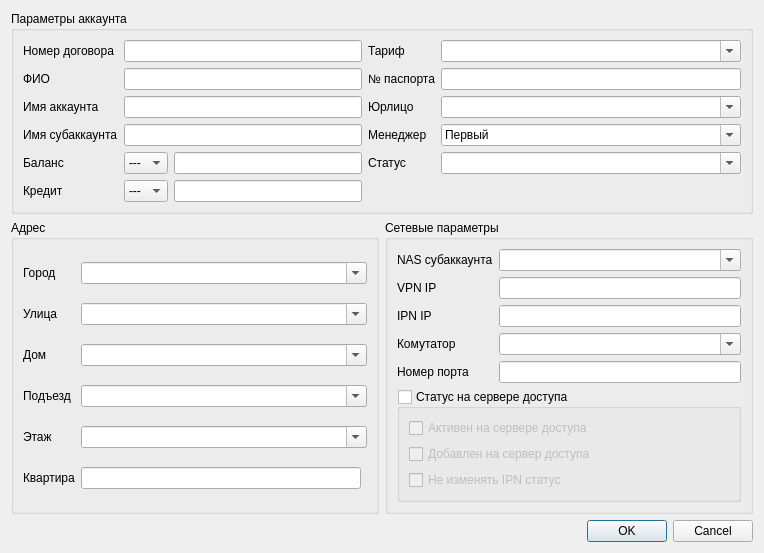
<?xml version="1.0" encoding="UTF-8"?>
<ui version="4.0">
 <class>Dialog</class>
 <widget class="QDialog" name="Dialog">
  <property name="geometry">
   <rect>
    <x>0</x>
    <y>0</y>
    <width>764</width>
    <height>503</height>
   </rect>
  </property>
  <property name="windowTitle">
   <string>Поиск абонентов</string>
  </property>
  <layout class="QGridLayout" name="gridLayout_4">
   <item row="1" column="0">
    <widget class="QGroupBox" name="groupBox_address">
     <property name="title">
      <string>Адрес</string>
     </property>
     <layout class="QGridLayout" name="gridLayout">
      <item row="0" column="0">
       <widget class="QLabel" name="label_city">
        <property name="text">
         <string>Город</string>
        </property>
       </widget>
      </item>
      <item row="0" column="1" colspan="2">
       <widget class="QComboBox" name="comboBox_city">
        <property name="editable">
         <bool>true</bool>
        </property>
       </widget>
      </item>
      <item row="1" column="0">
       <widget class="QLabel" name="label_street">
        <property name="text">
         <string>Улица</string>
        </property>
       </widget>
      </item>
      <item row="1" column="1" colspan="2">
       <widget class="QComboBox" name="comboBox_street">
        <property name="editable">
         <bool>true</bool>
        </property>
       </widget>
      </item>
      <item row="2" column="1" colspan="2">
       <widget class="QComboBox" name="comboBox_house">
        <property name="editable">
         <bool>true</bool>
        </property>
       </widget>
      </item>
      <item row="3" column="0">
       <widget class="QLabel" name="label_bulk">
        <property name="text">
         <string>Подъезд</string>
        </property>
       </widget>
      </item>
      <item row="3" column="1" colspan="2">
       <widget class="QComboBox" name="comboBox_bulk">
        <property name="editable">
         <bool>true</bool>
        </property>
       </widget>
      </item>
      <item row="4" column="0">
       <widget class="QLabel" name="label_stage">
        <property name="text">
         <string>Этаж</string>
        </property>
       </widget>
      </item>
      <item row="4" column="1" colspan="2">
       <widget class="QComboBox" name="comboBox_stage">
        <property name="editable">
         <bool>true</bool>
        </property>
       </widget>
      </item>
      <item row="2" column="0">
       <widget class="QLabel" name="label_house">
        <property name="text">
         <string>Дом</string>
        </property>
       </widget>
      </item>
      <item row="5" column="1">
       <widget class="QLineEdit" name="lineEdit_room"/>
      </item>
      <item row="5" column="0">
       <widget class="QLabel" name="label_room">
        <property name="text">
         <string>Квартира</string>
        </property>
       </widget>
      </item>
     </layout>
    </widget>
   </item>
   <item row="1" column="1">
    <widget class="QGroupBox" name="groupBox_network_parameters">
     <property name="title">
      <string>Сетевые параметры</string>
     </property>
     <layout class="QGridLayout" name="gridLayout_2">
      <item row="0" column="0" colspan="2">
       <widget class="QLabel" name="label_nas">
        <property name="text">
         <string>NAS субаккаунта</string>
        </property>
       </widget>
      </item>
      <item row="0" column="2">
       <widget class="QComboBox" name="comboBox_nas">
        <property name="editable">
         <bool>true</bool>
        </property>
       </widget>
      </item>
      <item row="3" column="0">
       <widget class="QLabel" name="label_switch">
        <property name="text">
         <string>Комутатор</string>
        </property>
       </widget>
      </item>
      <item row="3" column="2">
       <widget class="QComboBox" name="comboBox_switch">
        <property name="editable">
         <bool>true</bool>
        </property>
       </widget>
      </item>
      <item row="4" column="2">
       <widget class="QLineEdit" name="lineEdit_port"/>
      </item>
      <item row="4" column="0">
       <widget class="QLabel" name="label_port">
        <property name="text">
         <string>Номер порта</string>
        </property>
       </widget>
      </item>
      <item row="1" column="0">
       <widget class="QLabel" name="label_vpn_ip">
        <property name="text">
         <string>VPN IP</string>
        </property>
       </widget>
      </item>
      <item row="1" column="2">
       <widget class="QLineEdit" name="lineEdit_vpn_ip"/>
      </item>
      <item row="2" column="0">
       <widget class="QLabel" name="label_ipn_ip">
        <property name="text">
         <string>IPN IP</string>
        </property>
       </widget>
      </item>
      <item row="2" column="2">
       <widget class="QLineEdit" name="lineEdit_ipn_ip"/>
      </item>
      <item row="5" column="0" colspan="3">
       <widget class="QGroupBox" name="groupBox">
        <property name="title">
         <string>Статус на сервере доступа</string>
        </property>
        <property name="checkable">
         <bool>true</bool>
        </property>
        <property name="checked">
         <bool>false</bool>
        </property>
        <layout class="QGridLayout" name="gridLayout_5">
         <item row="0" column="0">
          <widget class="QCheckBox" name="checkBox_ipn_enabled">
           <property name="text">
            <string>Активен на сервере доступа</string>
           </property>
          </widget>
         </item>
         <item row="1" column="0">
          <widget class="QCheckBox" name="checkBox_ipn_added">
           <property name="text">
            <string>Добавлен на сервер доступа</string>
           </property>
          </widget>
         </item>
         <item row="2" column="0">
          <widget class="QCheckBox" name="checkBox_ipn_sleep">
           <property name="text">
            <string>Не изменять IPN статус</string>
           </property>
          </widget>
         </item>
        </layout>
       </widget>
      </item>
     </layout>
    </widget>
   </item>
   <item row="2" column="0" colspan="2">
    <widget class="QDialogButtonBox" name="buttonBox">
     <property name="orientation">
      <enum>Qt::Horizontal</enum>
     </property>
     <property name="standardButtons">
      <set>QDialogButtonBox::Cancel|QDialogButtonBox::Ok</set>
     </property>
    </widget>
   </item>
   <item row="0" column="0" colspan="2">
    <widget class="QGroupBox" name="groupBox_account">
     <property name="title">
      <string>Параметры аккаунта</string>
     </property>
     <layout class="QGridLayout" name="gridLayout_3">
      <item row="0" column="0">
       <widget class="QLabel" name="label_agreement">
        <property name="text">
         <string>Номер договора</string>
        </property>
       </widget>
      </item>
      <item row="0" column="1" colspan="2">
       <widget class="QLineEdit" name="lineEdit_agreement"/>
      </item>
      <item row="0" column="4">
       <widget class="QComboBox" name="comboBox_tarif">
        <property name="minimumSize">
         <size>
          <width>180</width>
          <height>0</height>
         </size>
        </property>
        <property name="editable">
         <bool>true</bool>
        </property>
        <property name="maxVisibleItems">
         <number>30</number>
        </property>
       </widget>
      </item>
      <item row="2" column="0">
       <widget class="QLabel" name="label_account">
        <property name="text">
         <string>Имя аккаунта</string>
        </property>
       </widget>
      </item>
      <item row="2" column="1" colspan="2">
       <widget class="QLineEdit" name="lineEdit_account"/>
      </item>
      <item row="3" column="0">
       <widget class="QLabel" name="label_subaccount">
        <property name="text">
         <string>Имя субаккаунта</string>
        </property>
       </widget>
      </item>
      <item row="3" column="1" colspan="2">
       <widget class="QLineEdit" name="lineEdit_subaccount"/>
      </item>
      <item row="4" column="0">
       <widget class="QLabel" name="label_balance">
        <property name="text">
         <string>Баланс</string>
        </property>
       </widget>
      </item>
      <item row="4" column="1">
       <widget class="QComboBox" name="comboBox_balance_condition">
        <item>
         <property name="text">
          <string>---</string>
         </property>
        </item>
        <item>
         <property name="text">
          <string>&gt;</string>
         </property>
        </item>
        <item>
         <property name="text">
          <string>&gt;=</string>
         </property>
        </item>
        <item>
         <property name="text">
          <string>=</string>
         </property>
        </item>
        <item>
         <property name="text">
          <string>&lt;</string>
         </property>
        </item>
        <item>
         <property name="text">
          <string>&lt;=</string>
         </property>
        </item>
       </widget>
      </item>
      <item row="4" column="2">
       <widget class="QLineEdit" name="lineEdit_balance"/>
      </item>
      <item row="5" column="0">
       <widget class="QLabel" name="label_credit">
        <property name="text">
         <string>Кредит</string>
        </property>
       </widget>
      </item>
      <item row="5" column="1">
       <widget class="QComboBox" name="comboBox_credit_condition">
        <item>
         <property name="text">
          <string>---</string>
         </property>
        </item>
        <item>
         <property name="text">
          <string notr="true">&gt;</string>
         </property>
        </item>
        <item>
         <property name="text">
          <string notr="true">&gt;=</string>
         </property>
        </item>
        <item>
         <property name="text">
          <string notr="true">=</string>
         </property>
        </item>
        <item>
         <property name="text">
          <string notr="true">&lt;</string>
         </property>
        </item>
        <item>
         <property name="text">
          <string notr="true">&lt;=</string>
         </property>
        </item>
       </widget>
      </item>
      <item row="5" column="2">
       <widget class="QLineEdit" name="lineEdit_credit"/>
      </item>
      <item row="0" column="3">
       <widget class="QLabel" name="label_tarif">
        <property name="text">
         <string>Тариф</string>
        </property>
       </widget>
      </item>
      <item row="1" column="0">
       <widget class="QLabel" name="label_fullname">
        <property name="text">
         <string>ФИО</string>
        </property>
       </widget>
      </item>
      <item row="1" column="1" colspan="2">
       <widget class="QLineEdit" name="lineEdit_fullname"/>
      </item>
      <item row="1" column="3">
       <widget class="QLabel" name="label_passport">
        <property name="text">
         <string>№ паспорта</string>
        </property>
       </widget>
      </item>
      <item row="1" column="4">
       <widget class="QLineEdit" name="lineEdit_passport"/>
      </item>
      <item row="2" column="3">
       <widget class="QLabel" name="label_ur_name">
        <property name="text">
         <string>Юрлицо</string>
        </property>
       </widget>
      </item>
      <item row="2" column="4">
       <widget class="QComboBox" name="comboBox_ur_name">
        <property name="minimumSize">
         <size>
          <width>300</width>
          <height>0</height>
         </size>
        </property>
        <property name="editable">
         <bool>true</bool>
        </property>
        <property name="frame">
         <bool>true</bool>
        </property>
       </widget>
      </item>
      <item row="3" column="3">
       <widget class="QLabel" name="label_manager">
        <property name="text">
         <string>Менеджер</string>
        </property>
       </widget>
      </item>
      <item row="3" column="4">
       <widget class="QComboBox" name="comboBox_manager">
        <property name="editable">
         <bool>true</bool>
        </property>
        <item>
         <property name="text">
          <string>Первый</string>
         </property>
        </item>
        <item>
         <property name="text">
          <string>Второй</string>
         </property>
        </item>
        <item>
         <property name="text">
          <string>Третий</string>
         </property>
        </item>
       </widget>
      </item>
      <item row="4" column="3">
       <widget class="QLabel" name="label_status">
        <property name="text">
         <string>Статус</string>
        </property>
       </widget>
      </item>
      <item row="4" column="4">
       <widget class="QComboBox" name="comboBox_status">
        <property name="editable">
         <bool>true</bool>
        </property>
       </widget>
      </item>
     </layout>
    </widget>
   </item>
  </layout>
 </widget>
 <tabstops>
  <tabstop>lineEdit_agreement</tabstop>
  <tabstop>lineEdit_subaccount</tabstop>
  <tabstop>comboBox_balance_condition</tabstop>
  <tabstop>lineEdit_balance</tabstop>
  <tabstop>comboBox_city</tabstop>
  <tabstop>comboBox_street</tabstop>
  <tabstop>comboBox_house</tabstop>
  <tabstop>comboBox_bulk</tabstop>
  <tabstop>comboBox_stage</tabstop>
  <tabstop>lineEdit_room</tabstop>
  <tabstop>comboBox_nas</tabstop>
  <tabstop>comboBox_switch</tabstop>
  <tabstop>lineEdit_port</tabstop>
  <tabstop>buttonBox</tabstop>
 </tabstops>
 <resources/>
 <connections>
  <connection>
   <sender>buttonBox</sender>
   <signal>accepted()</signal>
   <receiver>Dialog</receiver>
   <slot>accept()</slot>
   <hints>
    <hint type="sourcelabel">
     <x>257</x>
     <y>357</y>
    </hint>
    <hint type="destinationlabel">
     <x>157</x>
     <y>274</y>
    </hint>
   </hints>
  </connection>
  <connection>
   <sender>buttonBox</sender>
   <signal>rejected()</signal>
   <receiver>Dialog</receiver>
   <slot>reject()</slot>
   <hints>
    <hint type="sourcelabel">
     <x>325</x>
     <y>357</y>
    </hint>
    <hint type="destinationlabel">
     <x>286</x>
     <y>274</y>
    </hint>
   </hints>
  </connection>
 </connections>
</ui>
